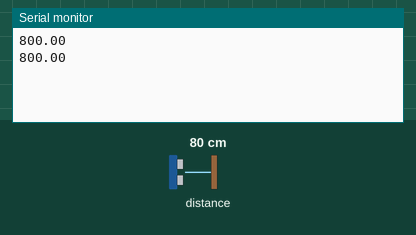
This sketch was run on a simulated Arduino Uno, built with avr-gcc and run on an emulated ATmega328P. On the bench: the last lines printed to the serial monitor. Inputs (shaded band) come from the test bench; at power-on: distance to the obstacle 80 cm.

Above: at 1.2 s.
1.3 s: distance to the obstacle set to 2 cm
At 2.4 s:
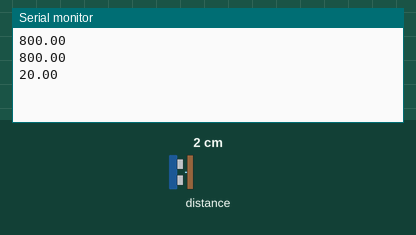
2.8 s: distance to the obstacle set to 4 cm
At 3.5 s:
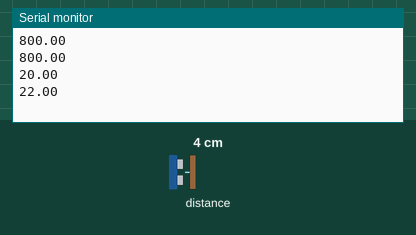
Timing chart, 0 to 5.8 s (numbered marks = the images above; inputs shaded):
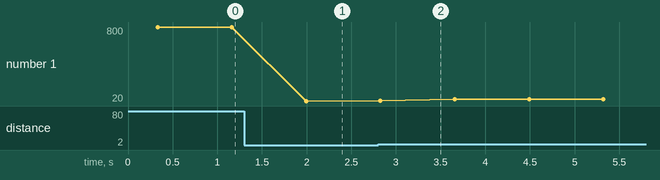

The sketch:

test_metr.ino
```cpp
#include <Wire.h>
#include <VL53L0X.h>

VL53L0X sensor;

float get_mm()
{
  long mm = 0;
  for (int i = 0; i < 10; i++)
  {
    mm += sensor.readRangeContinuousMillimeters();
  }
  //S_mm = S_mm + mm - A_mm;
  //A_mm = S_mm / An;
  return mm / 10.0;
}

void setup()
{
  Serial.begin(9600);

  Wire.begin();
  sensor.setTimeout(500);

  if (!sensor.init())
  {
    Serial.println("Failed to detect and initialize sensor!");
    delay(1000);
  }
  sensor.startContinuous();


}

void loop()
{
  Serial.println(get_mm());
  delay(500);
}
```

Measured:
- after the input at 1.3 s, the serial monitor: prints a new line after 0.70 s (image 1)
- after the input at 2.8 s, the serial monitor: prints a new line at once (image 2)
- plotted number 1: 800 → 20 after the input at 1.3 s, 20 → 40 after the input at 2.8 s
